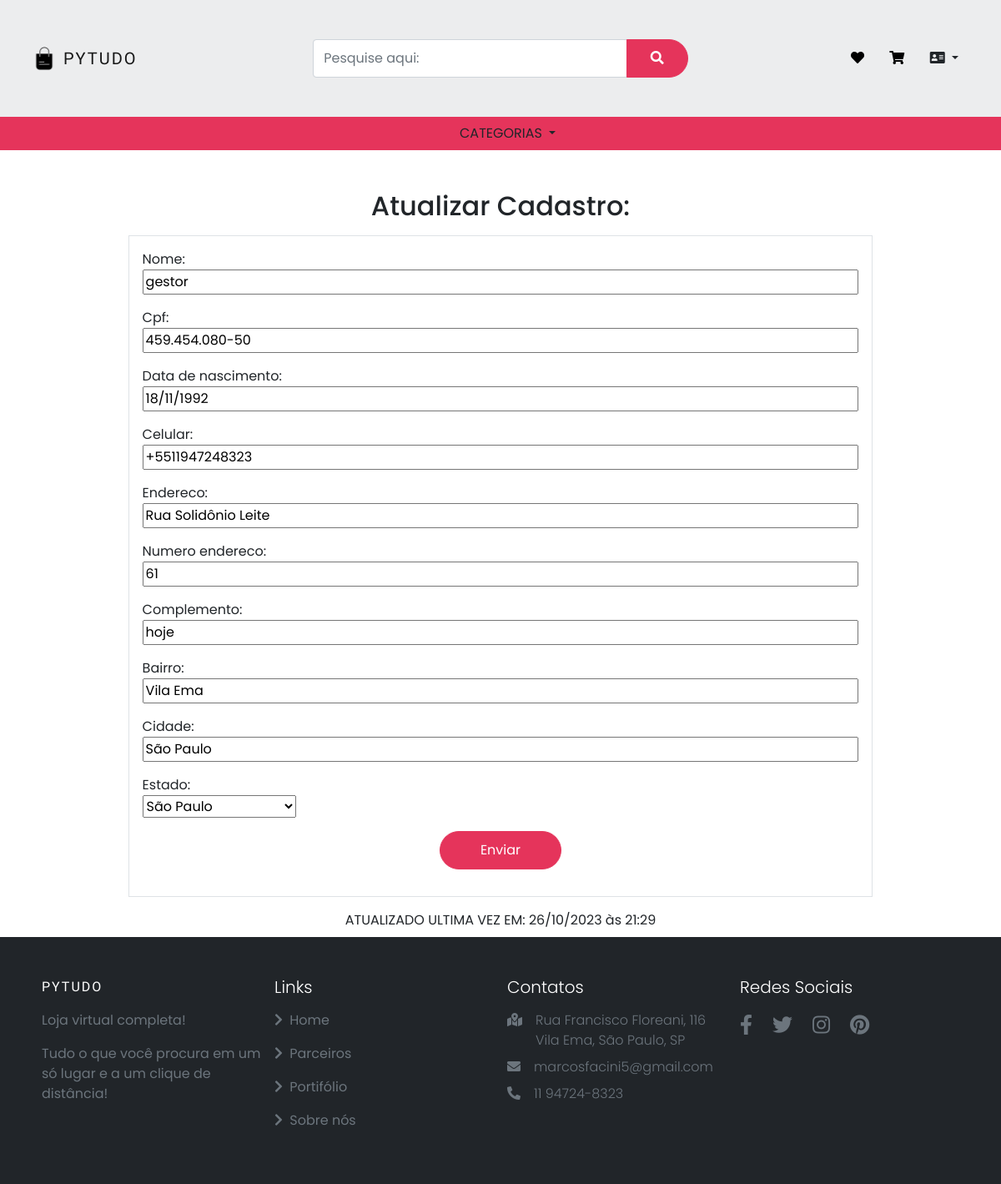
/usuarios/atualizar_usuario/27, run on an earlier commit of the app's database.
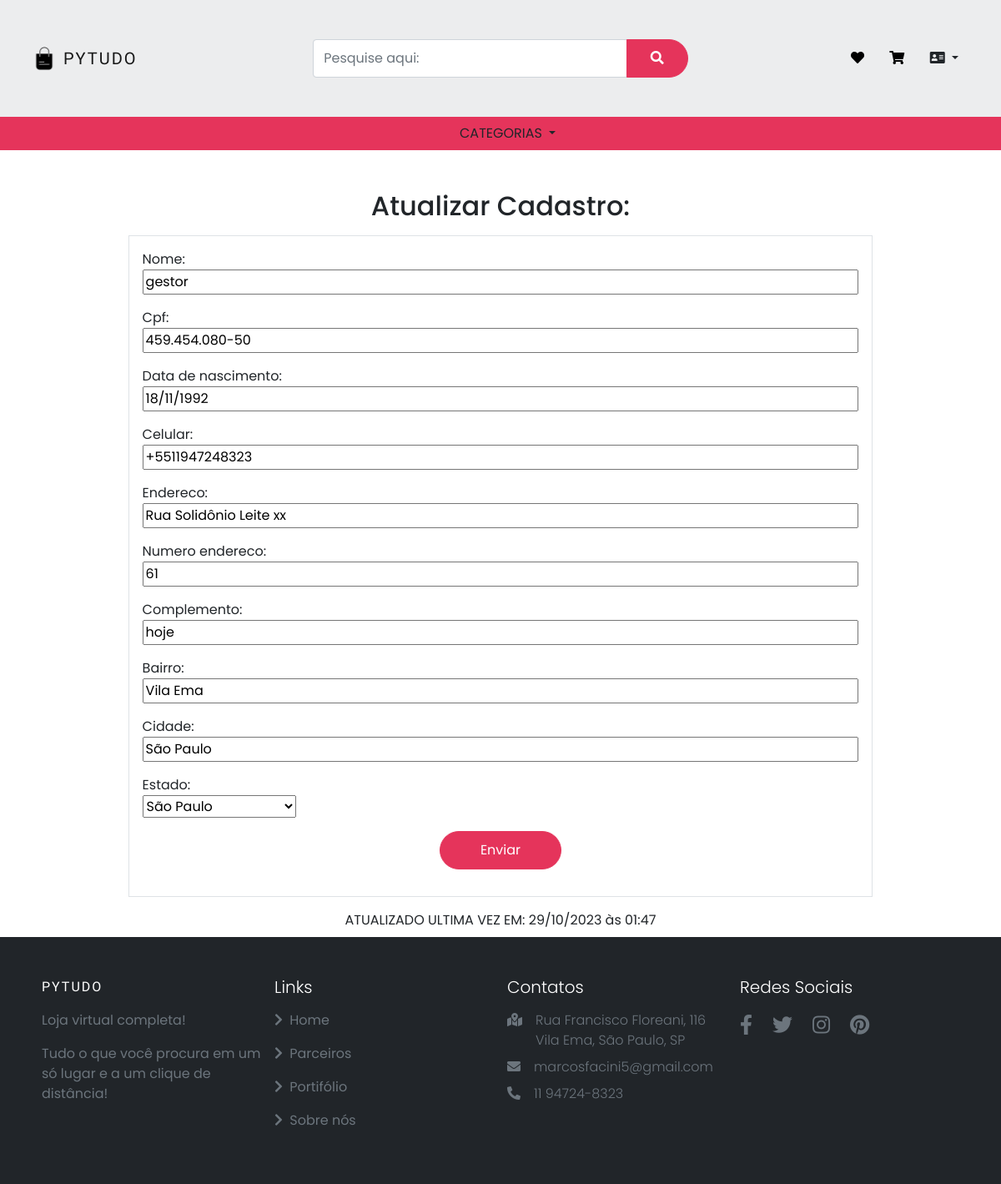
And on a later commit of the database.
### usuarios/models.py (models this page shows, shortened)
class Usuarios(models.Model):
    ESTADOS_BRASILEIROS = (
        ('AC', 'Acre'),
        ('AL', 'Alagoas'),
        ('AP', 'Amapá'),
        ('AM', 'Amazonas'),
        ('BA', 'Bahia'),
        ('CE', 'Ceará'),
        ('DF', 'Distrito Federal'),
        ('ES', 'Espírito Santo'),
        ('GO', 'Goiás'),
        ('MA', 'Maranhão'),
        ('MT', 'Mato Grosso'),
        ('MS', 'Mato Grosso do Sul'),
        ('MG', 'Minas Gerais'),
        ('PA', 'Pará'),
        ('PB', 'Paraíba'),
        ('PR', 'Paraná'),
        ('PE', 'Pernambuco'),
        ('PI', 'Piauí'),
        ('RJ', 'Rio de Janeiro'),
        ('RN', 'Rio Grande do Norte'),
        ('RS', 'Rio Grande do Sul'),
        ('RO', 'Rondônia'),
        ('RR', 'Roraima'),
        ('SC', 'Santa Catarina'),
        ('SP', 'São Paulo'),
        ('SE', 'Sergipe'),
        ('TO', 'Tocantins'),
    )
    usuario = models.ForeignKey(settings.AUTH_USER_MODEL, on_delete=models.CASCADE)
    nome = models.CharField(max_length=40)
    cpf = CPFField('CPF')
    data_de_nascimento = models.DateField()
    celular = PhoneNumberField(null=False, blank=False)
    endereco = models.CharField(max_length=50)
    numero_endereco = models.CharField(max_length=10)
    complemento = models.CharField(max_length=50, blank=True, null= True)
    bairro = models.CharField(max_length=30)
    cidade = models.CharField(max_length=30)
    estado = models.CharField(max_length=2, choices=ESTADOS_BRASILEIROS)
    data_atualizacao = models.DateTimeField(auto_now=True, null=True)

### usuarios/views.py (the view)
# urls.py: path('atualizar_usuario/<int:id>', views.atualizar_usuario, name='atualizar_usuario'),
def atualizar_usuario(request, id):
    usuario = Usuarios.objects.get(id=id)
    if request.method == 'POST':
        form = AtualizarUsuario(request.POST)
        try:
            nome = request.POST.get('nome')
            usuario.nome = nome
            cpf = request.POST.get('cpf')
            validate_cpf(cpf)
            usuario.cpf = cpf
            data_de_nascimento = request.POST.get('data_de_nascimento')
            data_convertida = datetime.strptime(data_de_nascimento, "%d/%m/%Y")
            usuario.data_de_nascimento = data_convertida
            celular = request.POST.get('celular')
            usuario.celular = celular
            endereco = request.POST.get('endereco')
            usuario.endereco = endereco
            numero_endereco = request.POST.get('numero_endereco')
            usuario.numero_endereco = numero_endereco
            complemento = request.POST.get('complemento')
            usuario.complemento = complemento
            bairro = request.POST.get('bairro')
            usuario.bairro = bairro
            cidade = request.POST.get('cidade')
            usuario.cidade = cidade
            estado = request.POST.get('estado')
            usuario.estado = estado
            if form.is_valid():
                usuario.save()
                messages.add_message(request, constants.SUCCESS, 'Usuario atualizado com sucesso.')
                return redirect(f'/usuarios/atualizar_usuario/{id}')
            else:
                messages.add_message(request, constants.ERROR, 'Não foi possível atualizar o formulário')
        except ValidationError as error:
            messages.add_message(request, constants.ERROR, f'{error}')
            return render(request, 'atualizar_usuario.html', {'form': form,
                                                      'usuario': usuario})
        except:
            messages.add_message(request, constants.ERROR, 'Não foi possível atualizar o formulário')
            return render(request, 'atualizar_usuario.html', {'form': form,
                                                      'usuario': usuario})
    else:
        dados = usuario.__dict__
        form = AtualizarUsuario(dados)
    return render(request, 'atualizar_usuario.html', {'form': form,
                                                      'usuario': usuario})

### usuarios/forms.py
class AtualizarUsuario(forms.Form):
    nome = forms.CharField(max_length=40)
    cpf = forms.CharField(max_length=14)
    data_de_nascimento = forms.DateField()
    celular = PhoneNumberField()
    endereco = forms.CharField(max_length=50)
    numero_endereco = forms.CharField(max_length=10)
    complemento = forms.CharField(max_length=50, required=False)
    bairro = forms.CharField(max_length=30)
    cidade = forms.CharField(max_length=30)
    estado = forms.ChoiceField(choices=Usuarios.ESTADOS_BRASILEIROS, label='Estado')

### usuarios/templates/atualizar_usuario.html (shortened to what this page needs)
{% extends 'base.html' %}
{% load static %}
{% block 'head' %}
    <link href="{% static 'usuarios/css/info_adicional_usuario.css' %}" rel="stylesheet">
{% endblock %}
{% block 'body' %}
    <div class="text-center mt-5">
        <h2>Atualizar Cadastro:</h2>
    </div>
    <div class="container d-flex justify-content-center my-3">
        <form action="{% url 'atualizar_usuario' usuario.id %}" class="cadastro p-3 border" method="POST">{% csrf_token %}
            {{form.as_p}}
            <div class="text-center my-3">
                <button class="btn px-5" type="submit">Enviar</button>
            </div>
        </form>
    </div>
    <div class="text-center my-2">
        ATUALIZADO ULTIMA VEZ EM: {{usuario.data_atualizacao|date:"d/m/Y" }} às {{usuario.data_atualizacao|time:"H:i" }}
    </div>
{% endblock %}

What changed in the data, as far as the page shows it:
changed Usuarios: data_atualizacao "26/10/2023" → "29/10/2023"; data_atualizacao "21:29" → "01:47"
Also different on the page:
form field endereco: "Rua Solidônio Leite" → "Rua Solidônio Leite xx"
